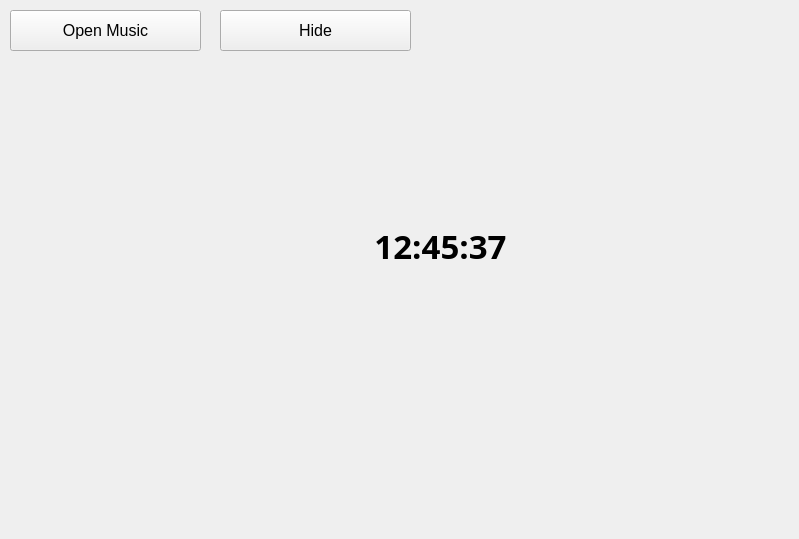
<?xml version="1.0" encoding="UTF-8"?>
<ui version="4.0">
 <class>MainWindow</class>
 <widget class="QMainWindow" name="MainWindow">
  <property name="geometry">
   <rect>
    <x>0</x>
    <y>0</y>
    <width>799</width>
    <height>539</height>
   </rect>
  </property>
  <property name="sizePolicy">
   <sizepolicy hsizetype="Maximum" vsizetype="Maximum">
    <horstretch>0</horstretch>
    <verstretch>0</verstretch>
   </sizepolicy>
  </property>
  <property name="mouseTracking">
   <bool>true</bool>
  </property>
  <property name="focusPolicy">
   <enum>Qt::NoFocus</enum>
  </property>
  <property name="windowTitle">
   <string>Vass 2</string>
  </property>
  <property name="windowIcon">
   <iconset resource="resources.qrc">
    <normaloff>:/icons/images/icon2.png</normaloff>:/icons/images/icon2.png</iconset>
  </property>
  <property name="windowOpacity">
   <double>1.000000000000000</double>
  </property>
  <widget class="QWidget" name="centralWidget">
   <property name="sizePolicy">
    <sizepolicy hsizetype="Preferred" vsizetype="Preferred">
     <horstretch>0</horstretch>
     <verstretch>0</verstretch>
    </sizepolicy>
   </property>
   <property name="minimumSize">
    <size>
     <width>400</width>
     <height>400</height>
    </size>
   </property>
   <property name="font">
    <font>
     <pointsize>12</pointsize>
    </font>
   </property>
   <widget class="QPushButton" name="pushButton">
    <property name="geometry">
     <rect>
      <x>10</x>
      <y>10</y>
      <width>191</width>
      <height>41</height>
     </rect>
    </property>
    <property name="text">
     <string>Open Music</string>
    </property>
   </widget>
   <widget class="TimeWidget" name="TimeLabel">
    <property name="geometry">
     <rect>
      <x>360</x>
      <y>230</y>
      <width>161</width>
      <height>31</height>
     </rect>
    </property>
    <property name="font">
     <font>
      <family>Rubik</family>
      <pointsize>25</pointsize>
      <weight>75</weight>
      <bold>true</bold>
     </font>
    </property>
    <property name="text">
     <string>12:45:37</string>
    </property>
    <property name="alignment">
     <set>Qt::AlignCenter</set>
    </property>
   </widget>
   <widget class="QPushButton" name="pushButton_2">
    <property name="geometry">
     <rect>
      <x>220</x>
      <y>10</y>
      <width>191</width>
      <height>41</height>
     </rect>
    </property>
    <property name="text">
     <string>Hide</string>
    </property>
   </widget>
  </widget>
  <widget class="QMenuBar" name="menuBar">
   <property name="geometry">
    <rect>
     <x>0</x>
     <y>0</y>
     <width>799</width>
     <height>21</height>
    </rect>
   </property>
  </widget>
 </widget>
 <layoutdefault spacing="6" margin="11"/>
 <customwidgets>
  <customwidget>
   <class>TimeWidget</class>
   <extends>QLabel</extends>
   <header location="global">timewidget.h</header>
  </customwidget>
 </customwidgets>
 <resources>
  <include location="resources.qrc"/>
 </resources>
 <connections/>
</ui>
